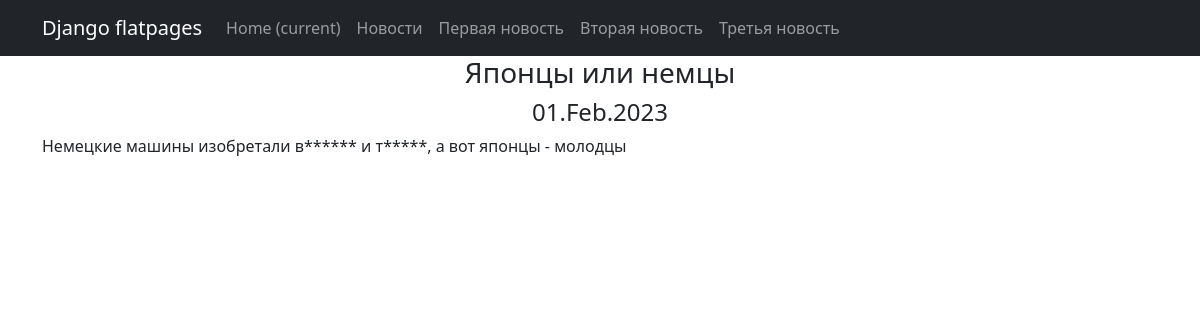
The page /news/2 on the database its author committed.
### np_app/models.py (models this page shows, shortened)
class Post(models.Model):
    article = 'Arti'
    news = 'News'
    POSTS = [
        (article, 'Статья'),
        (news, 'Новости')
    ]
    author = models.ForeignKey(Author, on_delete=models.CASCADE)
    choice = models.CharField(max_length=4, choices=POSTS, default=article)
    time_create_post = models.DateTimeField(auto_now_add=True)
    category = models.ManyToManyField(Category, through='PostCategory')
    header_post = models.CharField(max_length=255)
    text_post = models.TextField()
    rate_post = models.IntegerField(default=0)

### np_app/views.py (the view)
# urls.py: path('<int:pk>', PostDetail.as_view()),
class PostDetail(DetailView):
    model = Post
    template_name = 'news_one.html'
    context_object_name = 'news'

### np_app/templatetags/custom_filters.py (called while the page is built)
@register.filter()
def censor(string_to_check):
    checked_string = ''
    for word in string_to_check.split():
        for check_word in CENSOR:
            if check_word in word.lower():
                last_chars = ''
                for char in reversed(word):
                    if char not in string.punctuation:
                        break
                    last_chars += char
                last_chars = last_chars[::-1]
                new_word = word[0] + (len(word.translate(str.maketrans('', '', string.punctuation))) - 1) * '*'
                checked_string += new_word + f'{last_chars} '
                break
        else:
            checked_string += word + ' '
    return checked_string

### templates/news_one.html (shortened to what this page needs)
{% extends 'flatpages/default.html' %}
{% load custom_filters %}
{% block content %}
<h3> {{ news.header_post }} </h3>
<h4>{{ news.time_create_post|date:'d.M.Y' }}</h4>
<p style="text-align: left">{{ news.text_post|censor }}</p>
{% endblock content %}

### rows shown on the page
Post: header_post "Японцы или немцы", time_create_post "01.Feb.2023", text_post|censor "Немецкие машины изобретали в****** и т*****, а вот японцы - молодцы"
